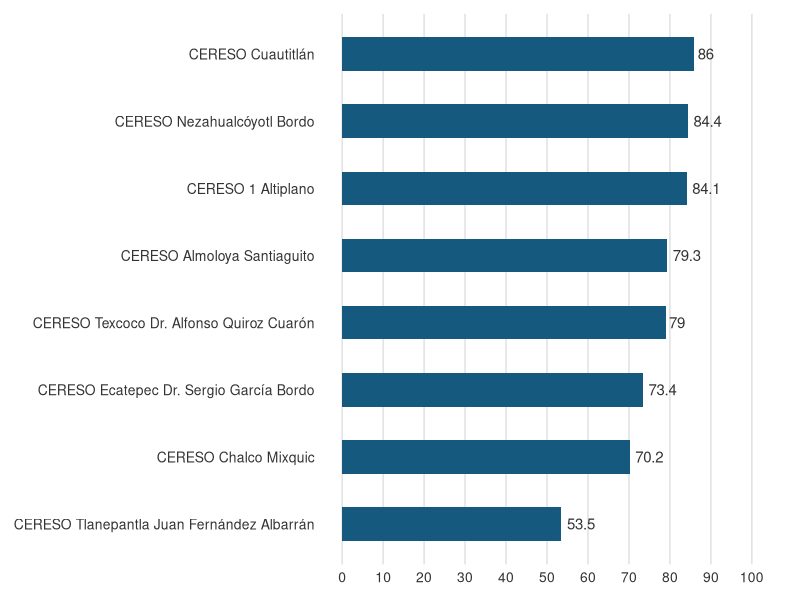
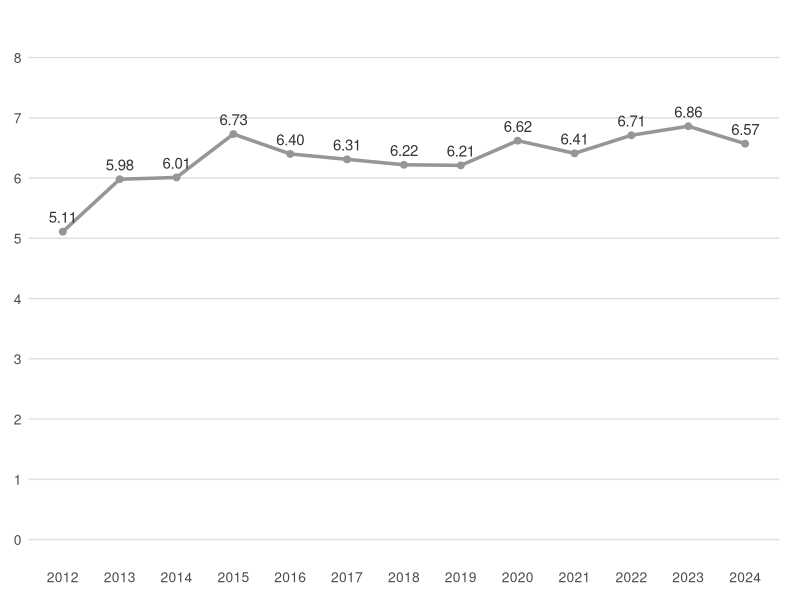

The R script that drew these images, in order:
## ---- chunk 1
#| label: fig-porcentaje-espera
#| echo: false
#| message: false
#| warning: false
#| fig-cap: "Porcentaje de población privada de la libertad que tenía más de un año en espera de sentencia por CERESO en el Estado de México. Fuente: Elaboración propia con datos de la ENPOL 2021"
#| fig-width: 8
#| fig-height: 5

library(ggplot2)
library(dplyr)

# 1. Crear el conjunto de datos
datos <- data.frame(
  cereso = c(
    "CERESO Cuautitlán",
    "CERESO Nezahualcóyotl Bordo",
    "CERESO 1 Altiplano",
    "CERESO Almoloya Santiaguito",
    "CERESO Texcoco Dr. Alfonso Quiroz Cuarón",
    "CERESO Ecatepec Dr. Sergio García Bordo",
    "CERESO Chalco Mixquic",
    "CERESO Tlanepantla Juan Fernández Albarrán"
  ),
  porcentaje = c(86.0, 84.4, 84.1, 79.3, 79.0, 73.4, 70.2, 53.5)
)

# 2. Ordenar las categorías para que la barra más alta quede arriba
datos <- datos %>%
  mutate(cereso = factor(cereso, levels = rev(cereso)))

# 3. Generar la gráfica con ggplot2
ggplot(datos, aes(x = cereso, y = porcentaje)) +
  geom_col(fill = "#15597E", width = 0.5) +
  geom_text(aes(label = porcentaje), hjust = -0.2, size = 3.8, color = "#333333") +
  coord_flip(ylim = c(0, 100)) +
  scale_y_continuous(breaks = seq(0, 100, by = 10)) +
  theme_minimal(base_size = 11) +
  theme(
    panel.grid.major.y = element_blank(),
    panel.grid.minor = element_blank(),
    panel.grid.major.x = element_line(color = "#E0E0E0", linewidth = 0.5),
    axis.title = element_blank(),
    axis.text.y = element_text(color = "#333333", size = 10),
    axis.text.x = element_text(color = "#333333", size = 10),
    plot.margin = margin(t = 10, r = 20, b = 10, l = 10)
  )
## ---- chunk 2
#| label: fig-calificacion-dnsp
#| echo: false
#| message: false
#| warning: false
#| fig-cap: "Calificación promedio del DNSP en el estado de México de 2012 a 2024.Fuente: Elaboración propia"
#| fig-width: 8
#| fig-height: 4.5

library(ggplot2)

# 1. Crear el conjunto de datos con los valores exactos de la gráfica
datos <- data.frame(
  anio = 2012:2024,
  calificacion = c(5.11, 5.98, 6.01, 6.73, 6.40, 6.31, 6.22, 6.21, 6.62, 6.41, 6.71, 6.86, 6.57)
)

# 2. Generar la gráfica de líneas con ggplot2
ggplot(datos, aes(x = anio, y = calificacion)) +
  # Línea gris gruesa estilo la imagen original
  geom_line(color = "#969696", linewidth = 1.2) +
  # Puntos en los datos
  geom_point(color = "#969696", size = 2) +
  # Etiquetas de valores encima/debajo de la línea
  geom_text(
    aes(label = sprintf("%.2f", calificacion)), 
    vjust = -0.8, 
    size = 3.8, 
    color = "#333333"
  ) +
  # Definir ejes para que coincidan con la escala 0-8 de la imagen
  scale_y_continuous(limits = c(0, 8.2), breaks = 0:8) +
  scale_x_continuous(breaks = 2012:2024) +
  # Estilo visual limpio y minimalista
  theme_minimal(base_size = 11) +
  theme(
    panel.grid.major.x = element_blank(),
    panel.grid.minor = element_blank(),
    panel.grid.major.y = element_line(color = "#E0E0E0", linewidth = 0.5),
    axis.title = element_blank(),
    axis.text = element_text(color = "#4D4D4D", size = 10),
    plot.margin = margin(t = 15, r = 15, b = 10, l = 10)
  )
